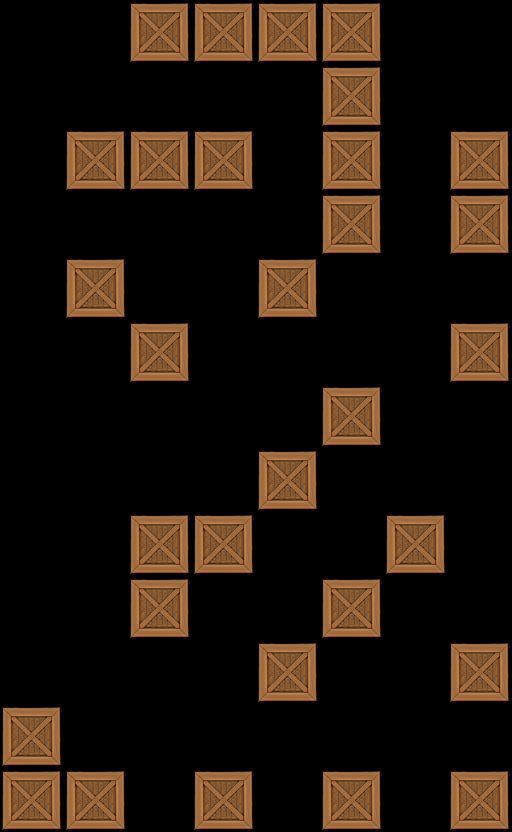

Rendered tile map (Tiled .tmx) drawn with the repository's tilesets; below, a short description and the map source with its tile grids summarised:
An orthogonal 8x13 tile map with 64x64 px tiles, 1 tile layer (Tile Layer 1).

<map version="1.0" orientation="orthogonal" width="8" height="13" tilewidth="64" tileheight="64">
 <tileset firstgid="1" name="crate" tilewidth="64" tileheight="64">
  <image source="../../crate3.png" width="64" height="64" />
 </tileset>
 <layer name="Tile Layer 1" width="8" height="13">
  <data>[104 cells, 31 non-empty, 1 distinct tile ids]</data>
 </layer>
</map>
